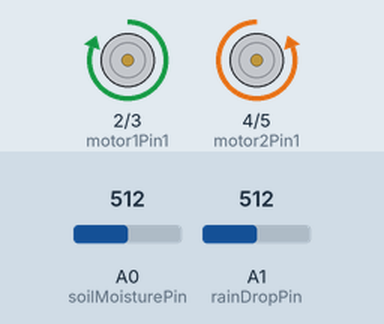
A sketch run on a simulated Arduino Uno, built with avr-gcc and run on an emulated ATmega328P. On the bench: motor-driver pin pairs drawn as motors (green arrow = first pin HIGH = forward, orange = second pin HIGH = backward, longer = more drive). Inputs (shaded band) come from the test bench; at power-on: A0 (soilMoisturePin) = 512, A1 (rainDropPin) = 512.

Above: at 0.1 s.
At 2.6 s:
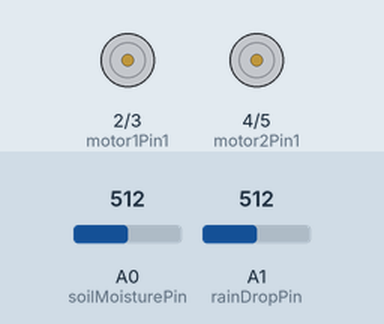
Timing chart, 0 to 4.1 s (numbered marks = the images above):
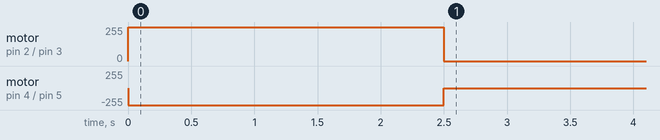

Measured:
- by itself, motor on pin 2 (motor1Pin1) / pin 3 (motor1Pin2): stopped → forward 255/255 at 0.00 s, → stopped 2.5 s later
- by itself, motor on pin 4 (motor2Pin1) / pin 5 (motor2Pin2): stopped → backward 255/255 at 0.00 s, → stopped 2.5 s later

The sketch:

100percentcode.ino.ino
```cpp
// Pin declarations
const int soilMoisturePin = A0;
const int rainDropPin = A1;
const int motor1Pin1 = 2;
const int motor1Pin2 = 3;
const int motor2Pin1 = 4;
const int motor2Pin2 = 5;

// Threshold values
const int soilMoistureThreshold = 600;
const int rainDropThreshold = 900;

// Motor rotation time in milliseconds
const int motorRotationTime = 2500;

// Variable to keep track of roof state
bool roofClosed = false;

void setup() {
  // Initialize motor pins as output
  pinMode(motor1Pin1, OUTPUT);
  pinMode(motor1Pin2, OUTPUT);
  pinMode(motor2Pin1, OUTPUT);
  pinMode(motor2Pin2, OUTPUT);
}

void loop() {
  int soilMoistureValue = analogRead(soilMoisturePin);
  int rainDropValue = analogRead(rainDropPin);

  // Check if both sensors are below threshold and roof is not closed
  if (soilMoistureValue < soilMoistureThreshold && rainDropValue < rainDropThreshold && !roofClosed) {
    // Rotate motors clockwise to close the roof
    digitalWrite(motor1Pin1, HIGH);
    digitalWrite(motor1Pin2, LOW);
    digitalWrite(motor2Pin1, LOW);
    digitalWrite(motor2Pin2, HIGH);
    delay(motorRotationTime);

    // Stop the motors
    digitalWrite(motor1Pin1, LOW);
    digitalWrite(motor1Pin2, LOW);
    digitalWrite(motor2Pin1, LOW);
    digitalWrite(motor2Pin2, LOW);

    // Update roof state
    roofClosed = true;
  }
  else if (roofClosed && (soilMoistureValue >= soilMoistureThreshold || rainDropValue >= rainDropThreshold)) {
    // Check if either sensor turns off after roof is closed
    while ((soilMoistureValue >= soilMoistureThreshold || rainDropValue >= rainDropThreshold)) {
      soilMoistureValue = analogRead(soilMoisturePin);
      rainDropValue = analogRead(rainDropPin);
    }

    // Rotate motors anticlockwise to open the roof
    digitalWrite(motor1Pin1, LOW);
    digitalWrite(motor1Pin2, HIGH);
    digitalWrite(motor2Pin1, HIGH);
    digitalWrite(motor2Pin2, LOW);
    delay(motorRotationTime);

    // Stop the motors
    digitalWrite(motor1Pin1, LOW);
    digitalWrite(motor1Pin2, LOW);
    digitalWrite(motor2Pin1, LOW);
    digitalWrite(motor2Pin2, LOW);

    // Update roof state
    roofClosed = false;
  }
}
```
